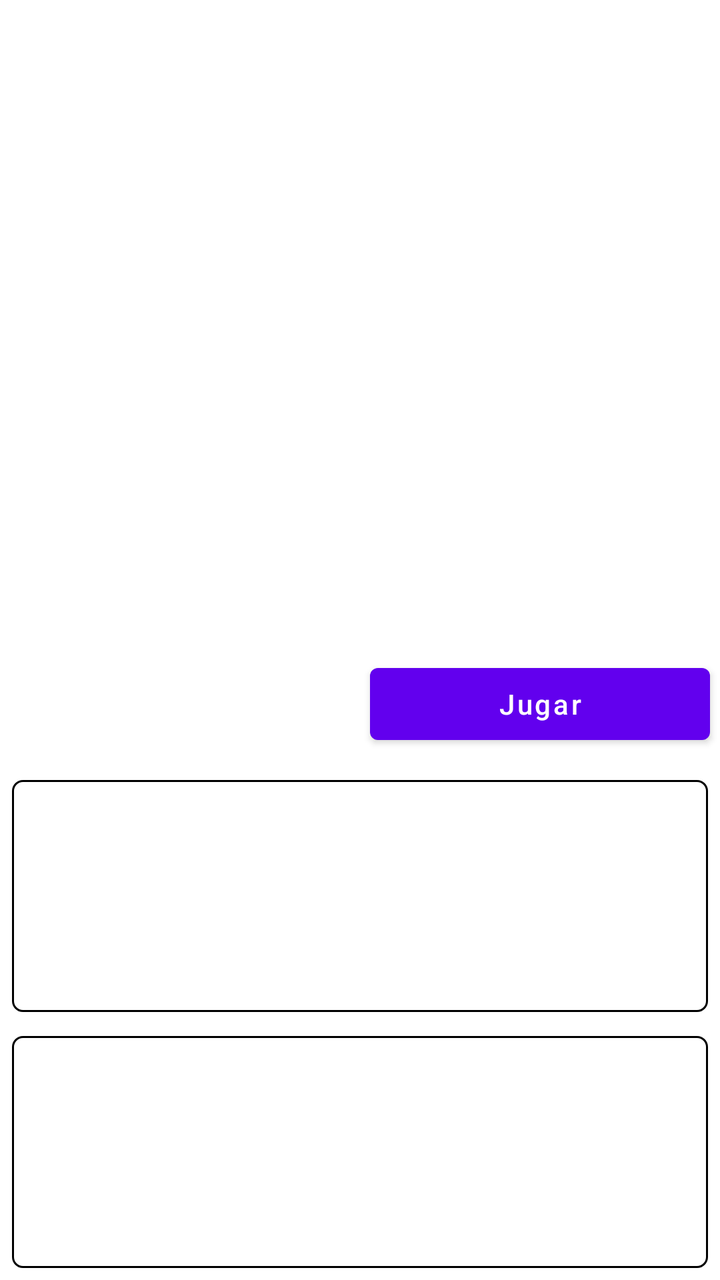
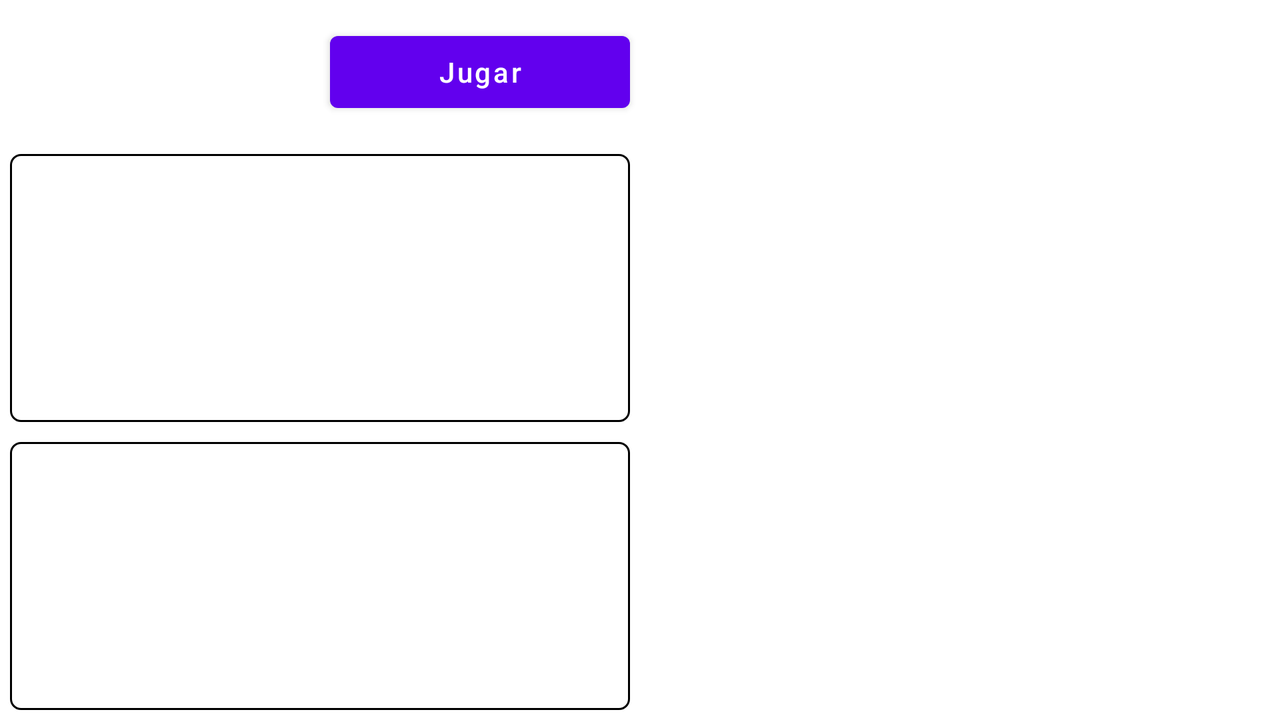

The same Android screen from two of the app's own layout files: first res/layout/ as a phone draws it, then the repository's variant for another configuration, drawn on a device whose configuration selects that folder. Both files follow.
<!-- AndroidManifest.xml: application theme Theme.Ahorcado -->
<!-- res/layout/activity_main.xml -->
<?xml version="1.0" encoding="utf-8"?>
<LinearLayout xmlns:android="http://schemas.android.com/apk/res/android"
    xmlns:app="http://schemas.android.com/apk/res-auto"
    xmlns:tools="http://schemas.android.com/tools"
    android:layout_width="match_parent"
    android:layout_height="match_parent"
    android:orientation="vertical"
    tools:context=".MainActivity">

    <LinearLayout
        android:layout_width="match_parent"
        android:layout_height="0dp"
        android:layout_weight="0.5">
        <ImageView
            android:id="@+id/cuadro_juego"
            android:layout_width="match_parent"
            android:layout_height="match_parent"
            android:layout_weight="1"
            tools:srcCompat="@tools:sample/avatars" />
    </LinearLayout>



    <LinearLayout
        android:orientation="horizontal"
        android:layout_width="match_parent"
        android:layout_height="0dp"
        android:gravity="center_vertical"
        android:layout_weight="0.1">

        <Spinner
            android:id="@+id/spinner_letras"
            android:layout_width="0dp"
            android:layout_height="wrap_content"
            android:layout_marginStart="5dp"
            android:layout_marginEnd="5dp"
            android:layout_weight="0.5"
            android:textAlignment="center"
            android:background="@drawable/borde"
            android:text="@string/jugar"
            android:textAllCaps="false" />

        <Button
            android:id="@+id/btn_jugar"
            android:layout_width="0dp"
            android:layout_height="wrap_content"
            android:layout_marginStart="5dp"
            android:layout_marginEnd="5dp"
            android:layout_weight="0.5"
            android:text="@string/jugar"
            android:textAllCaps="false" />
    </LinearLayout>
    <LinearLayout
        android:layout_width="match_parent"
        android:layout_height="0dp"
        android:layout_weight="0.2"
        android:padding="6dp"
        >
        <FrameLayout
            android:id="@+id/contenedor_palabra"
            android:background="@drawable/borde"
            android:layout_width="match_parent"
            android:layout_height="match_parent"/>
    </LinearLayout>
    <LinearLayout
        android:layout_width="match_parent"
        android:layout_height="0dp"
        android:layout_weight="0.2"
        android:padding="6dp">
        <FrameLayout
            android:id="@+id/contenedor_letras"
            android:background="@drawable/borde"
            android:layout_width="match_parent"
            android:layout_height="match_parent"/>
    </LinearLayout>
</LinearLayout>
<!-- resources referenced by this layout -->
<resources>
  <!-- drawable borde (drawable) -->
  <?xml version="1.0" encoding="utf-8"?>
  <shape xmlns:android="http://schemas.android.com/apk/res/android"
      android:shape="rectangle">
  
      <corners
          android:radius="5dp" />
  
      
  
      
  <solid
          android:color="#FFFFFF" />
  
  
      
      <stroke
          android:width="1dp"
          android:color="#000" />
  
      
      
  
  </shape>
  <string name="jugar">Jugar</string>
  <style name="Theme.Ahorcado" parent="Theme.MaterialComponents.DayNight.DarkActionBar">
          
          <item name="colorPrimary">@color/purple_500</item>
          <item name="colorPrimaryVariant">@color/purple_700</item>
          <item name="colorOnPrimary">@color/white</item>
          
          <item name="colorSecondary">@color/teal_200</item>
          <item name="colorSecondaryVariant">@color/teal_700</item>
          <item name="colorOnSecondary">@color/black</item>
          
          <item name="android:statusBarColor" tools:targetApi="l">?attr/colorPrimaryVariant</item>
          
      </style>
</resources>
<!-- res/layout-land/activity_main.xml (the repository's variant of the layout above) -->
<!-- drawn on the phone turned sideways -->
<?xml version="1.0" encoding="utf-8"?>
<LinearLayout xmlns:android="http://schemas.android.com/apk/res/android"
    xmlns:app="http://schemas.android.com/apk/res-auto"
    xmlns:tools="http://schemas.android.com/tools"
    android:layout_width="match_parent"
    android:layout_height="match_parent"
    android:orientation="horizontal"
    tools:context=".MainActivity">


    <LinearLayout
        android:layout_width="0dp"
        android:layout_height="match_parent"
        android:orientation="vertical"
        android:layout_weight="0.5">
        <LinearLayout
            android:orientation="horizontal"
            android:layout_width="match_parent"
            android:layout_height="0dp"
            android:gravity="center_vertical"
            android:layout_weight="0.2">

            <Spinner
                android:id="@+id/spinner_letras"
                android:layout_width="0dp"
                android:layout_height="wrap_content"
                android:layout_marginStart="5dp"
                android:layout_marginEnd="5dp"
                android:layout_weight="0.5"
                android:textAlignment="center"
                android:background="@drawable/borde"
                android:text="@string/jugar"
                android:textAllCaps="false" />

            <Button
                android:id="@+id/btn_jugar"
                android:layout_width="0dp"
                android:layout_height="wrap_content"
                android:layout_marginStart="5dp"
                android:layout_marginEnd="5dp"
                android:layout_weight="0.5"
                android:text="@string/jugar"
                android:textAllCaps="false" />
        </LinearLayout>
        <LinearLayout
            android:layout_width="match_parent"
            android:layout_height="0dp"
            android:padding="5dp"
            android:layout_weight="0.4">
            <FrameLayout
                android:id="@+id/contenedor_palabra"
                android:background="@drawable/borde"
                android:layout_width="match_parent"
                android:layout_height="match_parent"/>
        </LinearLayout>
        <LinearLayout
            android:padding="5dp"
            android:layout_width="match_parent"
            android:layout_height="0dp"
            android:layout_weight="0.4">
            <FrameLayout
                android:id="@+id/contenedor_letras"
                android:background="@drawable/borde"
                android:layout_width="match_parent"
                android:layout_height="match_parent"/>
        </LinearLayout>
    </LinearLayout>



    <LinearLayout
        android:layout_width="0dp"
        android:layout_height="match_parent"
        android:layout_weight="0.5">
        <ImageView
            android:id="@+id/cuadro_juego"
            android:layout_width="match_parent"
            android:layout_height="match_parent"
            android:layout_weight="1"
            tools:srcCompat="@tools:sample/avatars" />
    </LinearLayout>
</LinearLayout>
